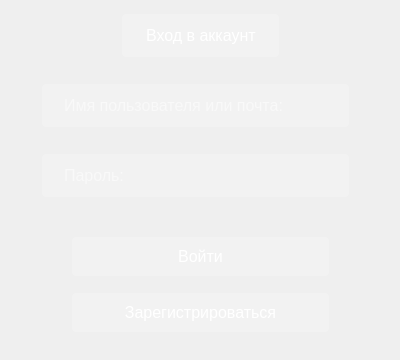
<?xml version="1.0" encoding="UTF-8"?>
<ui version="4.0">
 <class>authorization_form</class>
 <widget class="QWidget" name="authorization_form">
  <property name="geometry">
   <rect>
    <x>0</x>
    <y>0</y>
    <width>400</width>
    <height>360</height>
   </rect>
  </property>
  <property name="windowTitle">
   <string>Авторизация</string>
  </property>
  <property name="accessibleName">
   <string/>
  </property>
  <property name="layoutDirection">
   <enum>Qt::LeftToRight</enum>
  </property>
  <property name="styleSheet">
   <string notr="true">QWidget
 {
    background: qlineargradient(x1:0, y1:0, x2:1, y2:1,
                                stop:0 rgb(148, 87, 235), stop:1 rgb(87, 37, 138));
}</string>
  </property>
  <widget class="QWidget" name="layoutWidget">
   <property name="geometry">
    <rect>
     <x>70</x>
     <y>230</y>
     <width>261</width>
     <height>111</height>
    </rect>
   </property>
   <layout class="QVBoxLayout" name="verticalLayout">
    <item>
     <widget class="QPushButton" name="loginButton">
      <property name="styleSheet">
       <string notr="true">/* Стиль для QPushButton */
QPushButton {
    background-color: rgba(255, 255, 255, 50);; /* Фиолетовый цвет фона */
    border: none;
    color: white;
    padding: 10px 20px;
    text-align: center;
    text-decoration: none;
    display: inline-block;
    font-size: 16px;
    margin: 4px 2px;
    cursor: pointer;
    border-radius: 4px; /* Закругленные углы */
}

/* Стиль для QPushButton при наведении */
QPushButton:hover {
    background-color: #8e44ad;
}</string>
      </property>
      <property name="text">
       <string>Войти</string>
      </property>
     </widget>
    </item>
    <item>
     <widget class="QPushButton" name="registrationButton">
      <property name="styleSheet">
       <string notr="true">/* Стиль для QPushButton */
QPushButton {
    background-color: rgba(255, 255, 255, 50);; /* Фиолетовый цвет фона */
    border: none;
    color: white;
    padding: 10px 20px;
    text-align: center;
    text-decoration: none;
    display: inline-block;
    font-size: 16px;
    margin: 4px 2px;
    cursor: pointer;
    border-radius: 4px; /* Закругленные углы */
}

/* Стиль для QPushButton при наведении */
QPushButton:hover {
    background-color: #8e44ad;
}</string>
      </property>
      <property name="text">
       <string>Зарегистрироваться</string>
      </property>
     </widget>
    </item>
   </layout>
  </widget>
  <widget class="QLabel" name="label_login">
   <property name="geometry">
    <rect>
     <x>120</x>
     <y>10</y>
     <width>161</width>
     <height>51</height>
    </rect>
   </property>
   <property name="styleSheet">
    <string notr="true">QLabel
 {
    background-color: rgba(255, 255, 255, 50); /* Фиолетовый цвет фона */
    border: none;
    color: white;
    padding: 10px 20px;
    text-align: center;
    text-decoration: none;
    display: inline-block;
    font-size: 16px;
    margin: 4px 2px;
    cursor: pointer;
    border-radius: 4px; /* Закругленные углы */
}
</string>
   </property>
   <property name="text">
    <string>Вход в аккаунт</string>
   </property>
  </widget>
  <widget class="QLineEdit" name="lineEdit_password_login">
   <property name="geometry">
    <rect>
     <x>40</x>
     <y>150</y>
     <width>311</width>
     <height>51</height>
    </rect>
   </property>
   <property name="styleSheet">
    <string notr="true">QLineEdit
 {
    background-color: rgba(255, 255, 255, 50); /* Фиолетовый цвет фона */
    border: none;
    color: white;
    padding: 10px 20px;
    text-align: center;
    text-decoration: none;
    display: inline-block;
    font-size: 16px;
    margin: 4px 2px;
    cursor: pointer;
    border-radius: 4px; /* Закругленные углы */
}
</string>
   </property>
   <property name="text">
    <string/>
   </property>
   <property name="placeholderText">
    <string>Пароль:</string>
   </property>
  </widget>
  <widget class="QLineEdit" name="lineEdit_user_mail">
   <property name="geometry">
    <rect>
     <x>40</x>
     <y>80</y>
     <width>311</width>
     <height>51</height>
    </rect>
   </property>
   <property name="styleSheet">
    <string notr="true">QLineEdit
 {
    background-color: rgba(255, 255, 255, 50); /* Фиолетовый цвет фона */
    border: none;
    color: white;
    padding: 10px 20px;
    text-align: center;
    text-decoration: none;
    display: inline-block;
    font-size: 16px;
    margin: 4px 2px;
    cursor: pointer;
    border-radius: 4px; /* Закругленные углы */
}
</string>
   </property>
   <property name="text">
    <string/>
   </property>
   <property name="placeholderText">
    <string>Имя пользователя или почта:</string>
   </property>
  </widget>
 </widget>
 <resources/>
 <connections/>
</ui>
